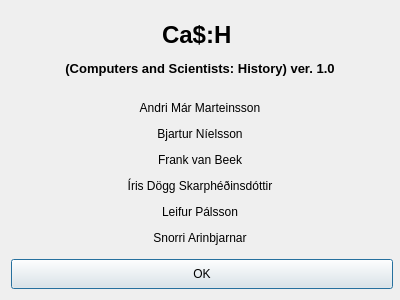
<?xml version="1.0" encoding="UTF-8"?>
<ui version="4.0">
 <class>AboutDialog</class>
 <widget class="QDialog" name="AboutDialog">
  <property name="geometry">
   <rect>
    <x>0</x>
    <y>0</y>
    <width>400</width>
    <height>300</height>
   </rect>
  </property>
  <property name="sizePolicy">
   <sizepolicy hsizetype="Fixed" vsizetype="Fixed">
    <horstretch>0</horstretch>
    <verstretch>0</verstretch>
   </sizepolicy>
  </property>
  <property name="minimumSize">
   <size>
    <width>400</width>
    <height>300</height>
   </size>
  </property>
  <property name="maximumSize">
   <size>
    <width>400</width>
    <height>300</height>
   </size>
  </property>
  <property name="windowTitle">
   <string>About</string>
  </property>
  <layout class="QVBoxLayout" name="verticalLayout">
   <item>
    <widget class="QLabel" name="label">
     <property name="font">
      <font>
       <pointsize>10</pointsize>
       <weight>75</weight>
       <bold>true</bold>
      </font>
     </property>
     <property name="text">
      <string>&lt;html&gt;&lt;head/&gt;&lt;body&gt;&lt;p&gt;&lt;span style=&quot; font-size:18pt;&quot;&gt;Ca$:H &lt;/span&gt;&lt;/p&gt;&lt;p&gt;(Computers and Scientists: History) ver. 1.0&lt;/p&gt;&lt;/body&gt;&lt;/html&gt;</string>
     </property>
     <property name="textFormat">
      <enum>Qt::RichText</enum>
     </property>
     <property name="alignment">
      <set>Qt::AlignCenter</set>
     </property>
    </widget>
   </item>
   <item>
    <widget class="QLabel" name="label_2">
     <property name="minimumSize">
      <size>
       <width>0</width>
       <height>160</height>
      </size>
     </property>
     <property name="text">
      <string>&lt;html&gt;&lt;head/&gt;&lt;body&gt;&lt;p&gt;Andri Már Marteinsson&lt;/p&gt;&lt;p&gt;Bjartur Níelsson&lt;/p&gt;&lt;p&gt;Frank van Beek&lt;/p&gt;&lt;p&gt;Íris Dögg Skarphéðinsdóttir&lt;/p&gt;&lt;p&gt;Leifur Pálsson&lt;/p&gt;&lt;p&gt;Snorri Arinbjarnar&lt;/p&gt;&lt;/body&gt;&lt;/html&gt;</string>
     </property>
     <property name="textFormat">
      <enum>Qt::RichText</enum>
     </property>
     <property name="alignment">
      <set>Qt::AlignCenter</set>
     </property>
    </widget>
   </item>
   <item>
    <widget class="QPushButton" name="pushButton">
     <property name="sizePolicy">
      <sizepolicy hsizetype="Fixed" vsizetype="Fixed">
       <horstretch>0</horstretch>
       <verstretch>0</verstretch>
      </sizepolicy>
     </property>
     <property name="minimumSize">
      <size>
       <width>382</width>
       <height>30</height>
      </size>
     </property>
     <property name="styleSheet">
      <string notr="true"/>
     </property>
     <property name="text">
      <string>OK</string>
     </property>
    </widget>
   </item>
  </layout>
 </widget>
 <resources/>
 <connections/>
</ui>
